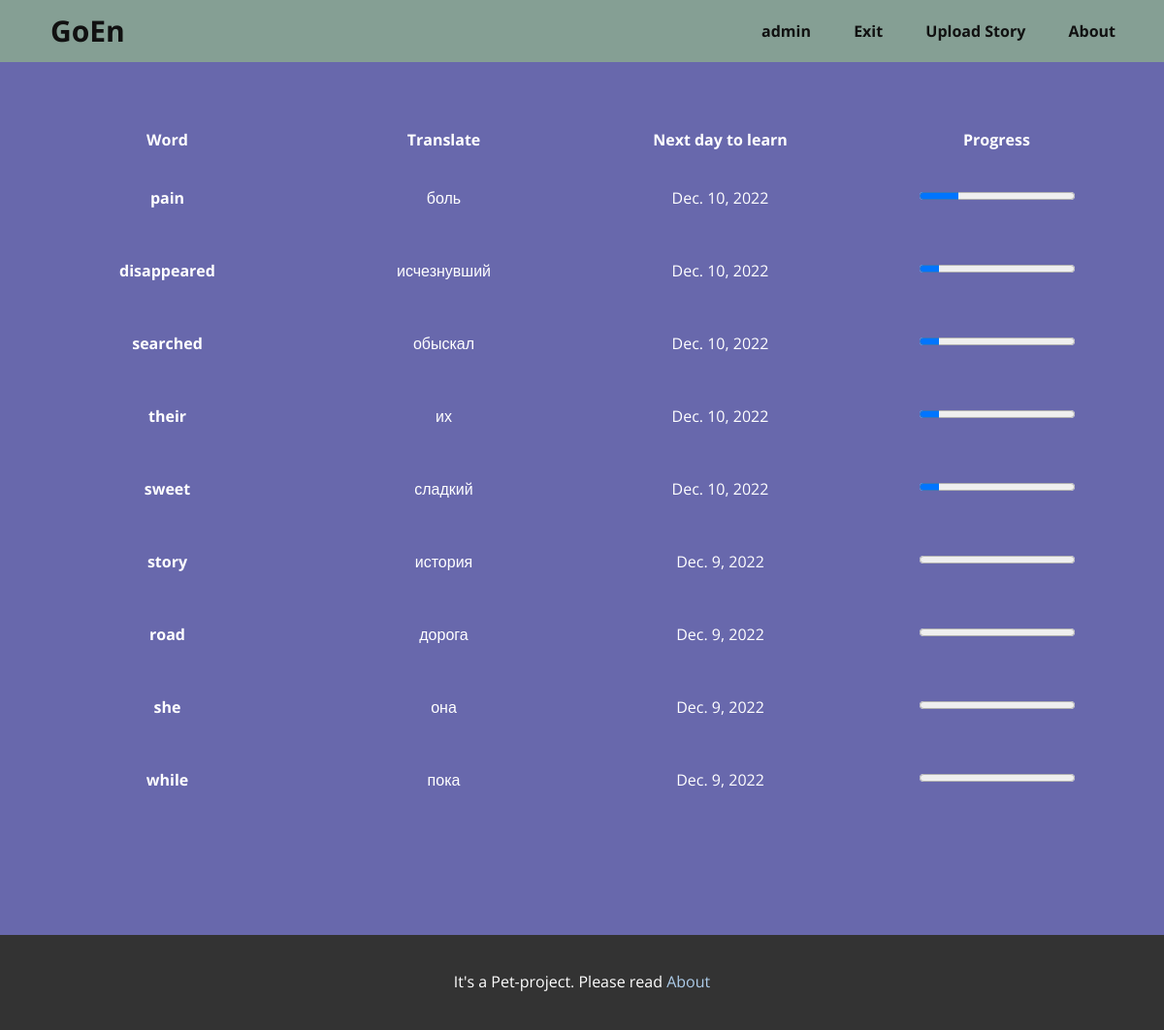
Page /showMyWords/ (signed in) on the earlier database version.
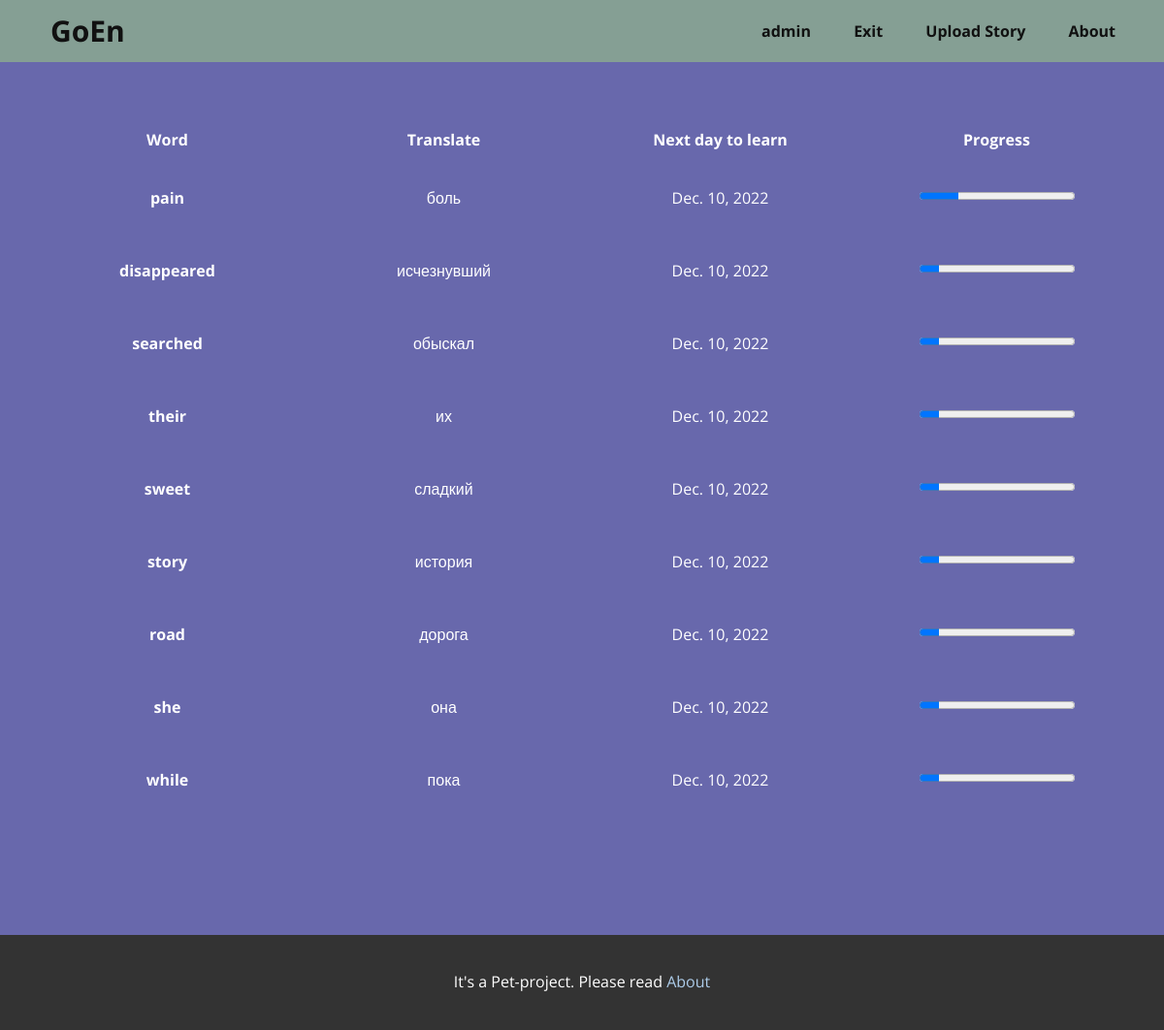
Same page on the later database version.
### goen/models.py (models this page shows, shortened)
class WordLearned(models.Model):
    objects = models.Manager()
    count = models.IntegerField(default=0)
    nextDayLearn = models.DateField(auto_now_add=True)
    is_learned = models.BooleanField(default=False)
    learnPerson = models.CharField(max_length=128)
    learnWord = models.ForeignKey(Word, on_delete=models.CASCADE)
    class Meta:
        db_table = 'wordLearned'

class Word(models.Model):
    objects = models.Manager()
    wordOriginal = models.CharField(max_length=128)
    wordTranslate = models.CharField(max_length=128)
    wordDescription = models.TextField()
    story = models.ForeignKey(Story, on_delete=models.CASCADE)
    class Meta:
        db_table = 'words'

### goen/views.py (the view)
# urls.py: path('showMyWords/', show_my_words),
def show_my_words(request):
    words = WordLearned.objects.filter(learnPerson=request.user.pk)
    return render(request, 'showMyWords.html', {'words': words})

### goen/templates/showMyWords.html (shortened to what this page needs)
{% extends 'base.html' %}
{% load static %}
{% block link %}
<link rel="stylesheet" href="{% static 'css/showMyWords.css' %}" media="screen"> {% endblock %}
{% block content %}
<section class="u-align-center u-clearfix u-custom-color-1 u-section-1" id="sec-dc89">
    <div class="u-clearfix u-sheet u-sheet-1">
        <div class="u-expanded-width u-table u-table-responsive u-table-1">
            <table class="u-table-entity u-table-entity-1">
                <colgroup>
                    <col width="25%">
                    <col width="25%">
                    <col width="25%">
                    <col width="25%">
                </colgroup>
                <thead class="u-align-center u-table-header u-table-header-1">
                <tr style="height: 21px;">
                    <th class="u-table-cell">Word</th>
                    <th class="u-table-cell">Translate</th>
                    <th class="u-table-cell">Next day to learn</th>
                    <th class="u-table-cell">Progress</th>
                </tr>
                </thead>
                <tbody class="u-align-center u-table-body">
                {% for item in words%}
                <tr style="height: 75px;">
                    <td class="u-first-column u-table-cell u-table-cell-5">{{ item.learnWord.wordOriginal}}</td>
                    <td class="u-table-cell">{{ item.learnWord.wordTranslate}}</td>
                    <td class="u-table-cell">{{item.nextDayLearn}}</td>
                    <td class="u-table-cell">
                        <progress value="{{ item.count }}" max="8"></progress>
                    </td>
                </tr>
                {% endfor %}
                </tbody>
            </table>
        </div>
    </div>
</section>
{% endblock %}

Differences in the rows shown:
changed WordLearned "story": nextDayLearn "Dec. 9, 2022" → "Dec. 10, 2022"; count 0 → 1 (drawn)
changed WordLearned "road": nextDayLearn "Dec. 9, 2022" → "Dec. 10, 2022"; count 0 → 1 (drawn)
changed WordLearned "she": nextDayLearn "Dec. 9, 2022" → "Dec. 10, 2022"; count 0 → 1 (drawn)
changed WordLearned "while": nextDayLearn "Dec. 9, 2022" → "Dec. 10, 2022"; count 0 → 1 (drawn)
